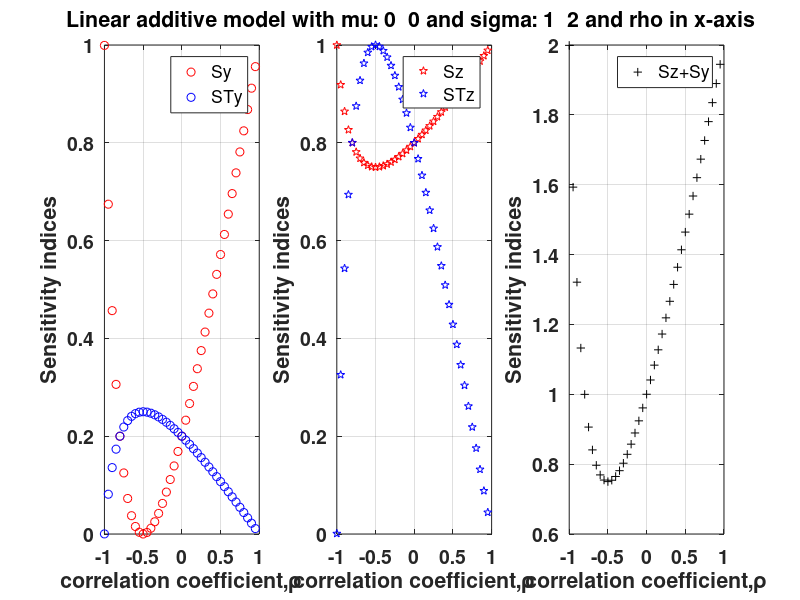
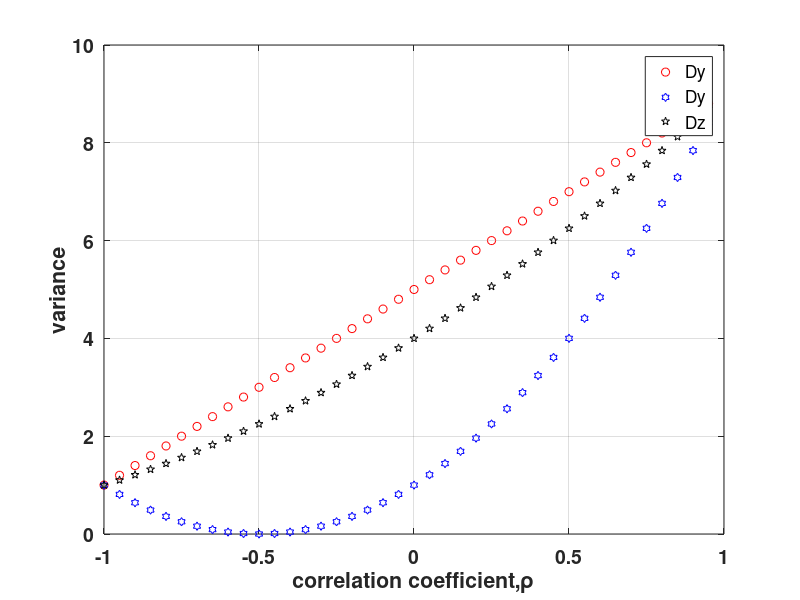

Write MATLAB code to recreate these figures, in order.
%% we reproduce hte example from Thomas Most article
% April 12th, 2016 
% Gurkan Sin @DTU Chemical Engineering
clear
clc
close all

%%
% In the first example a purely additive model is investigated
% f(y,z) = a1y + a2z. 
% The input variables are normally distributed, have zero mean and the covariance
mu=[0 0]; % mu does not effect the variance calculations
s=[1 2];  % assume sigmay=1 and sigmayz=3. 
rho=-0.9999:0.05:0.9999;
N=length(rho);
for i=1:N
D(i)=s(1)^2+s(2)^2+2*rho(i)*s(1)*s(2);
Dy(i)=(s(1)+rho(i)*s(2))^2;
Dz(i)=(rho(i)*s(1)+s(2))^2;
DTy(i)=D(i)-Dz(i);
DTz(i)=D(i)-Dy(i);
end
Sy=Dy./D;STy=DTy./D;
Sz=Dz./D;STz=DTz./D;
figure
subplot(1,3,1)
plot(rho,Sy,'ro',rho,STy,'bo')
%[hAx,hLine1,hLine2]=plotyy([rho rho],[Sy STy],rho,Dy)
legend('Sy','STy')
grid on
ylabel('Sensitivity indices')
xlabel('correlation coefficient,\rho')
set(gca,'Fontsize',14,'Fontweight','bold')
subplot(1,3,2)
plot(rho,Sz,'rp',rho,STz,'bp')
title(['Linear additive model with mu: ', num2str(mu),' and sigma: ',num2str(s),' and rho in x-axis '])
legend('Sz','STz')
grid on
ylabel('Sensitivity indices')
xlabel('correlation coefficient,\rho')
set(gca,'Fontsize',14,'Fontweight','bold')
subplot(1,3,3)
plot(rho,Sz+Sy,'k+')
legend('Sz+Sy')
grid on
ylabel('Sensitivity indices')
xlabel('correlation coefficient,\rho')
set(gca,'Fontsize',14,'Fontweight','bold')

figure
%subplot(1,3,1)
plot(rho,D,'ro',rho,Dy,'bh',rho,Dz,'kp')
legend('Dy','Dy','Dz')
grid on
ylabel('variance')
xlabel('correlation coefficient,\rho')
set(gca,'Fontsize',14,'Fontweight','bold')

saveas(1,num2str(1),'tiff')
saveas(2,num2str(2),'tiff')

save SiTrue STy STz Sy Sz Dy Dz D